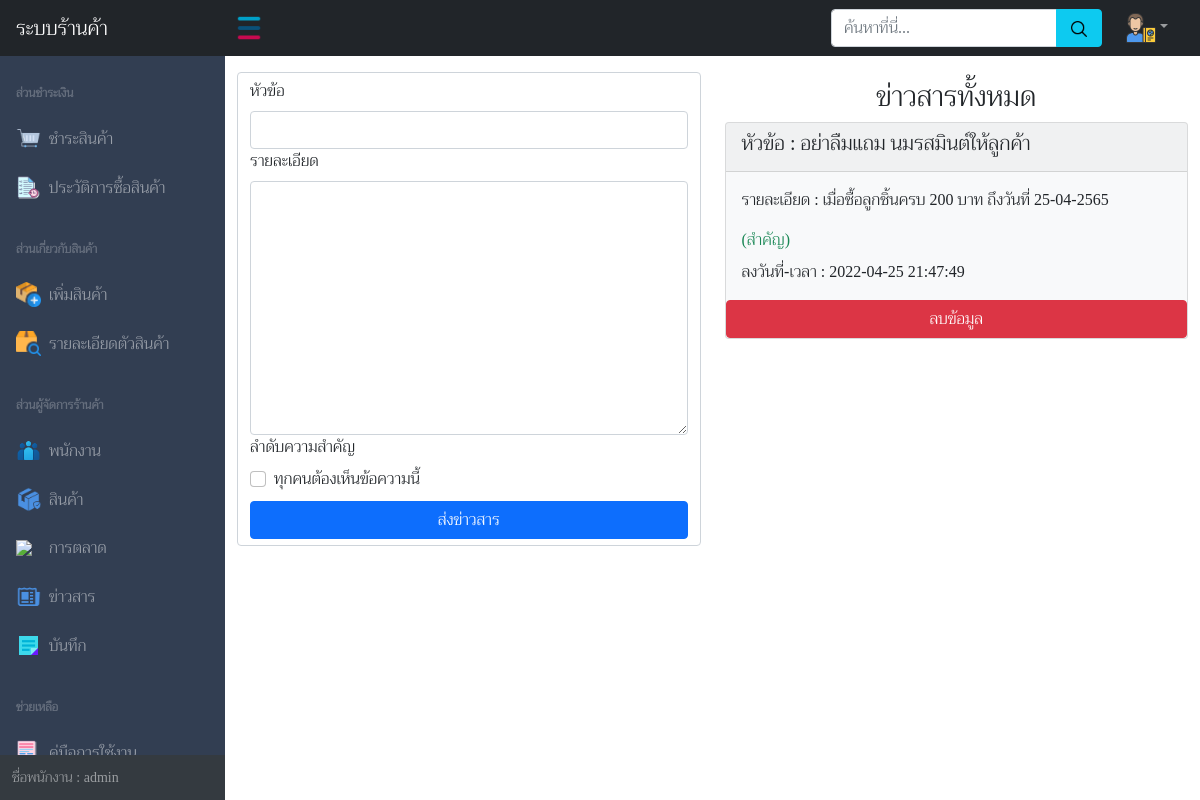
The app's page /pages/news.php (signed in) with its own data.
### tables this page shows
CREATE TABLE `news` (
  `id_News` int(11) NOT NULL,
  `title_News` varchar(30) NOT NULL,
  `content_News` varchar(200) NOT NULL,
  `major_News` int(11) NOT NULL DEFAULT '0',
  `datetime_News` datetime NOT NULL
);

### pages/news.php (the view, shortened to what this page needs)
<!DOCTYPE html>
<html lang="en">
<head>
    <?php
    include('../php_action/bootstrap.php');
    ?>
</head>
<body class="sb-nav-fixed">
    <div id="layoutSidenav_content">
        <main>
            <div class="container">
                <div class="row mt-3">
                    <div class="col-xl-6 col-lg-6 col-md-6">
                        <form method="POST" action="../php_action/news.php" class="form-control">
                            <label class="form-label">หัวข้อ</label>
                            <input class="form-control" type="text" name="title" id="">
                            <label class="form-label">รายละเอียด</label>
                            <textarea class="form-control" name="content" id="" cols="30" rows="10"></textarea>
                            <label class="form-label">ลำดับความสำคัญ</label>
                            <div class="form-check">
                                <input class="form-check-input" type="checkbox" value="true" name="major">
                                <label class="form-check-label">
                                    ทุกคนต้องเห็นข้อความนี้
                                </label>
                            </div>
                            <input type="submit" class="btn btn-primary mt-2 w-100" value="ส่งข่าวสาร">
                        </form>
                    </div>
                    <div class="col-xl-6 col-lg-6 col-md-6">
                        <h3 class="text-center mt-2">ข่าวสารทั้งหมด</h3>
                        <?php
                        require_once('../php_action/dbconnect.php');
                        $sql = "SELECT * FROM news ORDER BY id_news DESC LIMIT 4";
                        $result = $con->query($sql);
                        while ($row = $result->fetch_assoc()) {
                        ?>
                            <div class="card mt-2 bg-light">
                                <div class="card-header">
                                    <h5 class="card-title">
                                        หัวข้อ :
                                        <?php echo $row['title_News']; ?>
                                    </h5>
                                </div>
                                <div class="card-body">
                                    <p class="card-text">รายละเอียด : <?php echo $row['content_News']; ?></p>
                                    <?php
                                    if ($row['major_News'] == '1') {
                                        echo "<div class='text-success'>(สำคัญ)</div>";
                                    } else {
                                        echo "<div class='text-danger'>(ทั่วไป)</div>";
                                    }
                                    ?>
                                    <p class="mt-2 mb-0">ลงวันที่-เวลา : <?php echo $row['datetime_News']; ?></p>
                                </div>
                                <button class="btn btn-danger" onclick="deletenews(<?= $row['id_News'] ?>)">ลบข้อมูล</button>
                            </div>
                        <?php } ?>
                    </div>
                </div>
        </main>
    </div>
    </div>
</body>
</html>

### records on screen
news: title_News "อย่าลืมแถม นมรสมินต์ให้ลูกค้า", content_News "เมื่อซื้อลูกชิ้นครบ 200 บาท ถึงวันที่ 25-04-2565", major_News "(สำคัญ)", datetime_News "2022-04-25 21:47:49"
